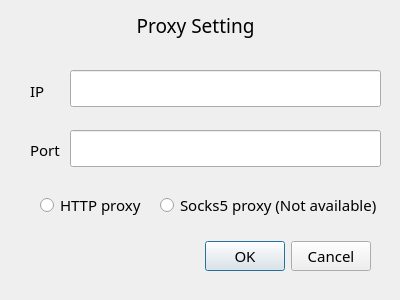
<?xml version="1.0" encoding="UTF-8"?>
<ui version="4.0">
 <class>Dialog</class>
 <widget class="QDialog" name="Dialog">
  <property name="geometry">
   <rect>
    <x>0</x>
    <y>0</y>
    <width>400</width>
    <height>300</height>
   </rect>
  </property>
  <property name="font">
   <font>
    <family>Century Gothic</family>
    <pointsize>11</pointsize>
   </font>
  </property>
  <property name="windowTitle">
   <string>Dialog</string>
  </property>
  <widget class="QDialogButtonBox" name="button_box">
   <property name="geometry">
    <rect>
     <x>30</x>
     <y>240</y>
     <width>341</width>
     <height>32</height>
    </rect>
   </property>
   <property name="orientation">
    <enum>Qt::Horizontal</enum>
   </property>
   <property name="standardButtons">
    <set>QDialogButtonBox::Cancel|QDialogButtonBox::Ok</set>
   </property>
  </widget>
  <widget class="QLabel" name="title">
   <property name="geometry">
    <rect>
     <x>10</x>
     <y>10</y>
     <width>371</width>
     <height>31</height>
    </rect>
   </property>
   <property name="font">
    <font>
     <pointsize>14</pointsize>
    </font>
   </property>
   <property name="text">
    <string>Proxy Setting</string>
   </property>
   <property name="alignment">
    <set>Qt::AlignCenter</set>
   </property>
  </widget>
  <widget class="QLabel" name="label_ip">
   <property name="geometry">
    <rect>
     <x>30</x>
     <y>70</y>
     <width>31</width>
     <height>41</height>
    </rect>
   </property>
   <property name="text">
    <string>IP</string>
   </property>
  </widget>
  <widget class="QLabel" name="label_port">
   <property name="geometry">
    <rect>
     <x>30</x>
     <y>134</y>
     <width>31</width>
     <height>31</height>
    </rect>
   </property>
   <property name="text">
    <string>Port</string>
   </property>
  </widget>
  <widget class="QRadioButton" name="http_checkbox">
   <property name="geometry">
    <rect>
     <x>40</x>
     <y>190</y>
     <width>141</width>
     <height>30</height>
    </rect>
   </property>
   <property name="text">
    <string>HTTP proxy</string>
   </property>
  </widget>
  <widget class="QRadioButton" name="socks5_checkbox">
   <property name="geometry">
    <rect>
     <x>160</x>
     <y>190</y>
     <width>221</width>
     <height>30</height>
    </rect>
   </property>
   <property name="text">
    <string>Socks5 proxy (Not available)</string>
   </property>
  </widget>
  <widget class="QLineEdit" name="ip_text_edit">
   <property name="geometry">
    <rect>
     <x>70</x>
     <y>70</y>
     <width>311</width>
     <height>37</height>
    </rect>
   </property>
  </widget>
  <widget class="QLineEdit" name="port_text_edit">
   <property name="geometry">
    <rect>
     <x>70</x>
     <y>130</y>
     <width>311</width>
     <height>37</height>
    </rect>
   </property>
  </widget>
 </widget>
 <resources/>
 <connections>
  <connection>
   <sender>button_box</sender>
   <signal>accepted()</signal>
   <receiver>Dialog</receiver>
   <slot>accept()</slot>
   <hints>
    <hint type="sourcelabel">
     <x>248</x>
     <y>254</y>
    </hint>
    <hint type="destinationlabel">
     <x>157</x>
     <y>274</y>
    </hint>
   </hints>
  </connection>
  <connection>
   <sender>button_box</sender>
   <signal>rejected()</signal>
   <receiver>Dialog</receiver>
   <slot>reject()</slot>
   <hints>
    <hint type="sourcelabel">
     <x>316</x>
     <y>260</y>
    </hint>
    <hint type="destinationlabel">
     <x>286</x>
     <y>274</y>
    </hint>
   </hints>
  </connection>
 </connections>
</ui>
